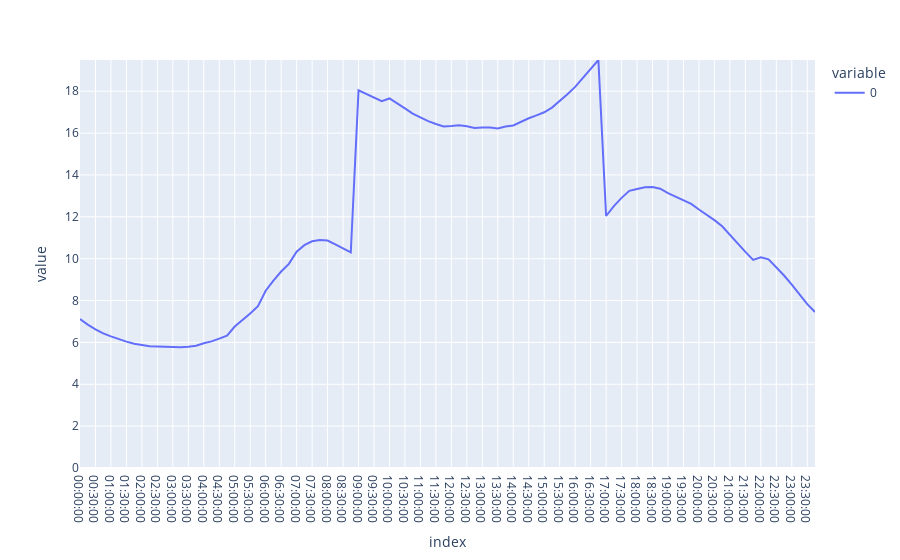

Source (notebook cell):
### Code cell
# fig = make_subplots(rows=1, cols=1)#,specs=[[{"secondary_y": True}]])
fig = go.Figure(total_day_profile.plot())
fig.update_yaxes(range = [0,total_day_profile_peak])

### Figure 1 — Plotly figure (JSON) as saved in the notebook; plotly's stock layout.template omitted (floating-point values rounded to 4 significant figures)
{"data": [{"hovertemplate": "variable=0<br>index=%{x}<br>value=%{y}<extra></extra>", "legendgroup": "0", "line": {"color": "#636efa", "dash": "solid"}, "marker": {"symbol": "circle"}, "mode": "lines", "name": "0", "orientation": "v", "showlegend": true, "type": "scatter", "x": ["00:00:00", "00:15:00", "00:30:00", "00:45:00", "01:00:00", "01:15:00", "01:30:00", "01:45:00", "02:00:00", "02:15:00", "02:30:00", "02:45:00", "03:00:00", "03:15:00", "03:30:00", "03:45:00", "04:00:00", "04:15:00", "04:30:00", "04:45:00", "05:00:00", "05:15:00", "05:30:00", "05:45:00", "06:00:00", "06:15:00", "06:30:00", "06:45:00", "07:00:00", "07:15:00", "07:30:00", "07:45:00", "08:00:00", "08:15:00", "08:30:00", "08:45:00", "09:00:00", "09:15:00", "09:30:00", "09:45:00", "10:00:00", "10:15:00", "10:30:00", "10:45:00", "11:00:00", "11:15:00", "11:30:00", "11:45:00", "12:00:00", "12:15:00", "12:30:00", "12:45:00", "13:00:00", "13:15:00", "13:30:00", "13:45:00", "14:00:00", "14:15:00", "14:30:00", "14:45:00", "15:00:00", "15:15:00", "15:30:00", "15:45:00", "16:00:00", "16:15:00", "16:30:00", "16:45:00", "17:00:00", "17:15:00", "17:30:00", "17:45:00", "18:00:00", "18:15:00", "18:30:00", "18:45:00", "19:00:00", "19:15:00", "19:30:00", "19:45:00", "20:00:00", "20:15:00", "20:30:00", "20:45:00", "21:00:00", "21:15:00", "21:30:00", "21:45:00", "22:00:00", "22:15:00", "22:30:00", "22:45:00", "23:00:00", "23:15:00", "23:30:00", "23:45:00"], "xaxis": "x", "y": [7.122, 6.848, 6.625, 6.431, 6.287, 6.15, 6.036, 5.938, 5.871, 5.818, 5.808, 5.788, 5.782, 5.774, 5.798, 5.842, 5.96, 6.05, 6.18, 6.327, 6.759, 7.058, 7.385, 7.732, 8.472, 8.953, 9.385, 9.75, 10.33, 10.64, 10.83, 10.89, 10.87, 10.69, 10.51, 10.3, 18.04, 17.88, 17.73, 17.53, 17.65, 17.44, 17.18, 16.93, 16.73, 16.57, 16.43, 16.32, 16.34, 16.38, 16.33, 16.25, 16.27, 16.27, 16.22, 16.32, 16.36, 16.54, 16.71, 16.85, 16.99, 17.22, 17.53, 17.86, 18.21, 18.63, 19.03, 19.49, 12.04, 12.51, 12.91, 13.24, 13.33, 13.42, 13.42, 13.34, 13.13, 12.97, 12.8, 12.62, 12.35, 12.11, 11.84, 11.55, 11.13, 10.75, 10.32, 9.945, 10.07, 9.969, 9.594, 9.195, 8.756, 8.285, 7.828, 7.452], "yaxis": "y"}], "layout": {"legend": {"title": {"text": "variable"}, "tracegroupgap": 0}, "margin": {"t": 60}, "xaxis": {"anchor": "y", "domain": [0, 1], "title": {"text": "index"}}, "yaxis": {"anchor": "x", "domain": [0, 1], "range": [0, 19.49], "title": {"text": "value"}}}}
